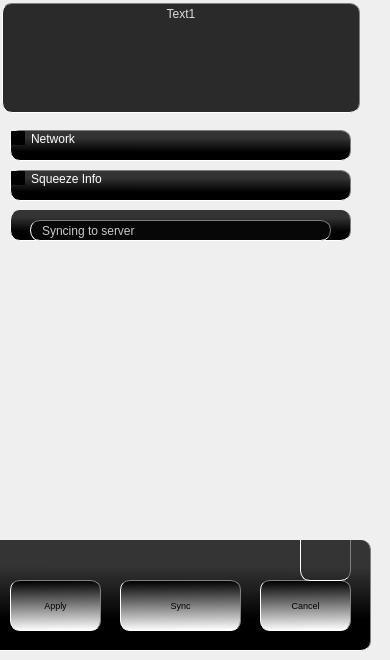
    <widget class="QWidget" name="page_4">
     <property name="styleSheet">
      <string notr="true">QToolButton:pressed{ 
border-top: 1px transparent;
border-bottom: 1px transparent;
border-right: 1px transparent;
border-left: 1px transparent;
background-color: rgba(255, 255, 255, 0);
}

QToolButton{
background-color: rgb(5, 5, 5);
border-top: 3px transparent;
border-bottom:3px transparent;
border-right: 3px transparent;
border-left: 3px transparent; 
background-color: rgba(255, 255, 255, 0);
}

QToolButton#back_4{
border-image: url(:/icon/agt_back-32.png) 3 3 3 3;

}

QToolButton#back_4:pressed{ 
border-image: url(:/icon//agt_back-32.png) 3 3 3 5;
}

QToolButton#forward_4{
border-image: url(:/icon/agt_forward-32.png) 3 3 3 3;

}

QToolButton#forward_4:pressed{ 
border-image: url(:/icon//agt_forward-32.png) 3 3 3 5;
}



QLineEdit{
color: rgb(230, 224, 255);
font: 8pt &quot;MS Shell Dlg 2&quot;;
background-color: rgb(5, 5,5);
border-style:inset; 
 border-top: 1px solid gray; 
border-right: 1px solid gray;
border-bottom: 1px solid white;
 border-left: 1px solid white;  
border-radius: 10px; 

}
QFrame{
background-color: qlineargradient(spread:pad, x1:0.517, y1:0.852318, x2:0.522727, y2:0.068, stop:0.170455 rgba(0, 0, 0, 255), stop:0.789773 rgba(50, 50, 50, 252));
font: 10pt &quot;MS Shell Dlg 2&quot;;
border-style:inset; 
 border-top: 0px solid gray; 
border-right: 1px solid gray;
border-bottom: 1px solid white;
 border-left: 1px solid white;  
border-radius: 10px; 
padding: 0 8px; 

}

QGroupBox{
background-color: qlineargradient(spread:pad, x1:0.517, y1:0.852318, x2:0.522727, y2:0.068, stop:0.170455 rgba(0, 0, 0, 255), stop:0.789773 rgba(50, 50, 50, 252));
font: 8pt &quot;MS Shell Dlg 2&quot;;
border-style:inset; 
 border-top: 1px solid gray; 
border-right: 1px solid gray;
border-bottom: 1px solid white;
 border-left: 1px solid white;  
border-radius: 10px; 
padding: 0 2px; 
color: rgb(255, 255, 255);
}

QLabel{
	color: rgb(255, 255, 255);

   border-top: 1px solid gray; 
  border-right: 1px solid gray; 
   border-radius: 10px; 
   padding: 0 8px; 
    background-color: rgb(255, 255, 255);
	background-color: rgb(7, 7, 7);
}

QPushButton{
font: 18pt &quot;MS Shell Dlg 2&quot;;
background-color: qlineargradient(spread:pad, x1:0.483, y1:0.00568182, x2:0.5, y2:1, stop:0 rgba(0, 0, 0, 255), stop:1 rgba(255, 255, 255, 255));
border-style:inset; 
 border-top: 1px solid gray; 
border-right: 1px solid gray;
border-bottom: 1px solid white;
 border-left: 1px solid white;  
border-radius: 10px; 
}

QPushButton:pressed{ 
	background-color: qlineargradient(spread:pad, x1:0.494, y1:1, x2:0.523, y2:0, stop:0 rgba(0, 0, 0, 255), stop:1 rgba(255, 255, 255, 255));
border-style:inset; 
 border-top: 1px solid gray; 
border-right: 1px solid gray;
border-bottom: 1px solid white;
 border-left: 1px solid white;  
border-radius: 10px; 

}</string>
     </property>
     <widget class="QLabel" name="label_9">
      <property name="geometry">
       <rect>
        <x>2</x>
        <y>3</y>
        <width>358</width>
        <height>110</height>
       </rect>
      </property>
      <property name="layoutDirection">
       <enum>Qt::LeftToRight</enum>
      </property>
      <property name="styleSheet">
       <string notr="true">background-color: rgba(0, 0, 0, 210);
font: 5pt &quot;MS Shell Dlg 2&quot;;
color:rgb(221, 221, 221);
</string>
      </property>
      <property name="text">
       <string>Text1</string>
      </property>
      <property name="alignment">
       <set>Qt::AlignHCenter|Qt::AlignTop</set>
      </property>
     </widget>
     <widget class="QFrame" name="frame_3">
      <property name="geometry">
       <rect>
        <x>-10</x>
        <y>540</y>
        <width>381</width>
        <height>111</height>
       </rect>
      </property>
      <property name="styleSheet">
       <string notr="true">
QPushButton{

background-color: qlineargradient(spread:pad, x1:0.483, y1:0.00568182, x2:0.5, y2:1, stop:0 rgba(0, 0, 0, 255), stop:1 rgba(255, 255, 255, 255));
border-style:inset; 
 border-top: 1px solid gray; 
border-right: 1px solid gray;
border-bottom: 1px solid white;
 border-left: 1px solid white;  
border-radius: 10px; 
}

QPushButton:pressed{ 
	background-color: qlineargradient(spread:pad, x1:0.494, y1:1, x2:0.523, y2:0, stop:0 rgba(0, 0, 0, 255), stop:1 rgba(255, 255, 255, 255));
border-style:inset; 
 border-top: 1px solid gray; 
border-right: 1px solid gray;
border-bottom: 1px solid white;
 border-left: 1px solid white;  
border-radius: 10px; 

}</string>
      </property>
      <property name="frameShape">
       <enum>QFrame::StyledPanel</enum>
      </property>
      <property name="frameShadow">
       <enum>QFrame::Raised</enum>
      </property>
      <widget class="QPushButton" name="pushButton_2">
       <property name="geometry">
        <rect>
         <x>270</x>
         <y>40</y>
         <width>91</width>
         <height>51</height>
        </rect>
       </property>
       <property name="font">
        <font>
         <family>MS Shell Dlg 2</family>
         <pointsize>7</pointsize>
         <weight>50</weight>
         <italic>false</italic>
         <bold>false</bold>
        </font>
       </property>
       <property name="styleSheet">
        <string notr="true">font: 7pt &quot;MS Shell Dlg 2&quot;;</string>
       </property>
       <property name="text">
        <string>Cancel</string>
       </property>
      </widget>
      <widget class="QPushButton" name="pushButton_3">
       <property name="geometry">
        <rect>
         <x>130</x>
         <y>40</y>
         <width>121</width>
         <height>51</height>
        </rect>
       </property>
       <property name="font">
        <font>
         <family>MS Shell Dlg 2</family>
         <pointsize>7</pointsize>
         <weight>50</weight>
         <italic>false</italic>
         <bold>false</bold>
        </font>
       </property>
       <property name="styleSheet">
        <string notr="true">font: 7pt &quot;MS Shell Dlg 2&quot;;</string>
       </property>
       <property name="text">
        <string>Sync</string>
       </property>
      </widget>
      <widget class="QPushButton" name="pushButton">
       <property name="geometry">
        <rect>
         <x>20</x>
         <y>40</y>
         <width>91</width>
         <height>51</height>
        </rect>
       </property>
       <property name="font">
        <font>
         <family>MS Shell Dlg 2</family>
         <pointsize>7</pointsize>
         <weight>50</weight>
         <italic>false</italic>
         <bold>false</bold>
        </font>
       </property>
       <property name="styleSheet">
        <string notr="true">font: 7pt &quot;MS Shell Dlg 2&quot;;</string>
       </property>
       <property name="text">
        <string>Apply</string>
       </property>
      </widget>
      <widget class="QPushButton" name="pushButton_8">
       <property name="geometry">
        <rect>
         <x>310</x>
         <y>-10</y>
         <width>51</width>
         <height>51</height>
        </rect>
       </property>
       <property name="focusPolicy">
        <enum>Qt::NoFocus</enum>
       </property>
       <property name="styleSheet">
        <string notr="true">QPushButton#pushButton_8{
border-image: url(:/icon/RecordHot1.png) ;
	background-color: rgba(255, 255, 255, 0);
}
QPushButton#pushButton_8:pressed{
border-image: url(:/icon/RecordPressed1.png) ;
	background-color: rgba(255, 255, 255, 0);
}</string>
       </property>
       <property name="text">
        <string/>
       </property>
      </widget>
     </widget>
     <widget class="QGroupBox" name="Network">
      <property name="geometry">
       <rect>
        <x>10</x>
        <y>130</y>
        <width>341</width>
        <height>31</height>
       </rect>
      </property>
      <property name="mouseTracking">
       <bool>true</bool>
      </property>
      <property name="title">
       <string>Network</string>
      </property>
      <property name="checkable">
       <bool>true</bool>
      </property>
      <property name="checked">
       <bool>false</bool>
      </property>
      <widget class="QLabel" name="label_3">
       <property name="geometry">
        <rect>
         <x>10</x>
         <y>40</y>
         <width>320</width>
         <height>31</height>
        </rect>
       </property>
       <property name="toolTip">
        <string>&lt;!DOCTYPE HTML PUBLIC &quot;-//W3C//DTD HTML 4.0//EN&quot; &quot;http://www.w3.org/TR/REC-html40/strict.dtd&quot;&gt;
&lt;html&gt;&lt;head&gt;&lt;meta name=&quot;qrichtext&quot; content=&quot;1&quot; /&gt;&lt;style type=&quot;text/css&quot;&gt;
p, li { white-space: pre-wrap; }
&lt;/style&gt;&lt;/head&gt;&lt;body style=&quot; font-family:'MS Shell Dlg 2'; font-size:8.25pt; font-weight:400; font-style:normal;&quot;&gt;
&lt;p style=&quot; margin-top:0px; margin-bottom:0px; margin-left:0px; margin-right:0px; -qt-block-indent:0; text-indent:0px;&quot;&gt;&lt;span style=&quot; font-size:8pt;&quot;&gt;Server ip, is the IP addr. on the SqueezeCenter&lt;/span&gt;&lt;/p&gt;
&lt;p style=&quot;-qt-paragraph-type:empty; margin-top:0px; margin-bottom:0px; margin-left:0px; margin-right:0px; -qt-block-indent:0; text-indent:0px; font-size:8pt;&quot;&gt;&lt;/p&gt;&lt;/body&gt;&lt;/html&gt;</string>
       </property>
       <property name="styleSheet">
        <string notr="true">font: 7pt &quot;MS Shell Dlg 2&quot;;
color: rgb(255, 255, 255);</string>
       </property>
       <property name="text">
        <string>Server IP Address</string>
       </property>
      </widget>
      <widget class="QLineEdit" name="server_ip">
       <property name="geometry">
        <rect>
         <x>10</x>
         <y>80</y>
         <width>320</width>
         <height>31</height>
        </rect>
       </property>
       <property name="font">
        <font>
         <family>MS Serif</family>
         <pointsize>7</pointsize>
         <weight>50</weight>
         <italic>false</italic>
         <bold>false</bold>
        </font>
       </property>
       <property name="styleSheet">
        <string notr="true">color: rgb(255, 255, 255);
background-color: rgb(27, 27, 27);
font: 7pt &quot;MS Serif&quot;;</string>
       </property>
       <property name="inputMask">
        <string/>
       </property>
       <property name="text">
        <string>127.0.0.1</string>
       </property>
      </widget>
      <widget class="QCheckBox" name="server_autoconnect">
       <property name="geometry">
        <rect>
         <x>10</x>
         <y>280</y>
         <width>320</width>
         <height>21</height>
        </rect>
       </property>
       <property name="styleSheet">
        <string notr="true">font: 7pt &quot;MS Shell Dlg 2&quot;;
color: rgb(255, 255, 255);</string>
       </property>
       <property name="text">
        <string>Auto Connect to server on start</string>
       </property>
       <property name="iconSize">
        <size>
         <width>25</width>
         <height>25</height>
        </size>
       </property>
      </widget>
      <widget class="QLabel" name="label_4">
       <property name="geometry">
        <rect>
         <x>10</x>
         <y>120</y>
         <width>320</width>
         <height>31</height>
        </rect>
       </property>
       <property name="toolTip">
        <string>&lt;!DOCTYPE HTML PUBLIC &quot;-//W3C//DTD HTML 4.0//EN&quot; &quot;http://www.w3.org/TR/REC-html40/strict.dtd&quot;&gt;
&lt;html&gt;&lt;head&gt;&lt;meta name=&quot;qrichtext&quot; content=&quot;1&quot; /&gt;&lt;style type=&quot;text/css&quot;&gt;
p, li { white-space: pre-wrap; }
&lt;/style&gt;&lt;/head&gt;&lt;body style=&quot; font-family:'MS Shell Dlg 2'; font-size:8.25pt; font-weight:400; font-style:normal;&quot;&gt;
&lt;p style=&quot; margin-top:0px; margin-bottom:0px; margin-left:0px; margin-right:0px; -qt-block-indent:0; text-indent:0px;&quot;&gt;&lt;span style=&quot; font-size:8pt;&quot;&gt;The Server port Nr. Is the server CLI (Command Line Interface), see SqueezeCenter network settings for port number.&lt;/span&gt;&lt;/p&gt;
&lt;p style=&quot; margin-top:0px; margin-bottom:0px; margin-left:0px; margin-right:0px; -qt-block-indent:0; text-indent:0px;&quot;&gt;&lt;span style=&quot; font-size:8pt;&quot;&gt;The Default number is 9090&lt;/span&gt;&lt;/p&gt;&lt;/body&gt;&lt;/html&gt;</string>
       </property>
       <property name="styleSheet">
        <string notr="true">font: 7pt &quot;MS Shell Dlg 2&quot;;
color: rgb(255, 255, 255);</string>
       </property>
       <property name="text">
        <string>Server CLI port number</string>
       </property>
      </widget>
      <widget class="QLineEdit" name="server_port">
       <property name="geometry">
        <rect>
         <x>10</x>
         <y>160</y>
         <width>320</width>
         <height>31</height>
        </rect>
       </property>
       <property name="font">
        <font>
         <family>MS Serif</family>
         <pointsize>7</pointsize>
         <weight>50</weight>
         <italic>false</italic>
         <bold>false</bold>
        </font>
       </property>
       <property name="styleSheet">
        <string notr="true">color: rgb(255, 255, 255);
background-color: rgb(27, 27, 27);
font: 7pt &quot;MS Serif&quot;;</string>
       </property>
       <property name="inputMask">
        <string>####; </string>
       </property>
       <property name="text">
        <string>9090</string>
       </property>
      </widget>
      <widget class="QLabel" name="label_5">
       <property name="geometry">
        <rect>
         <x>10</x>
         <y>200</y>
         <width>320</width>
         <height>31</height>
        </rect>
       </property>
       <property name="toolTip">
        <string>&lt;!DOCTYPE HTML PUBLIC &quot;-//W3C//DTD HTML 4.0//EN&quot; &quot;http://www.w3.org/TR/REC-html40/strict.dtd&quot;&gt;
&lt;html&gt;&lt;head&gt;&lt;meta name=&quot;qrichtext&quot; content=&quot;1&quot; /&gt;&lt;style type=&quot;text/css&quot;&gt;
p, li { white-space: pre-wrap; }
&lt;/style&gt;&lt;/head&gt;&lt;body style=&quot; font-family:'MS Shell Dlg 2'; font-size:8.25pt; font-weight:400; font-style:normal;&quot;&gt;
&lt;p style=&quot; margin-top:0px; margin-bottom:0px; margin-left:0px; margin-right:0px; -qt-block-indent:0; text-indent:0px;&quot;&gt;&lt;span style=&quot; font-size:8pt;&quot;&gt;The Server port Nr. Is the server CLI (Command Line Interface), see SqueezeCenter network settings for port number.&lt;/span&gt;&lt;/p&gt;
&lt;p style=&quot; margin-top:0px; margin-bottom:0px; margin-left:0px; margin-right:0px; -qt-block-indent:0; text-indent:0px;&quot;&gt;&lt;span style=&quot; font-size:8pt;&quot;&gt;The Default number is 9090&lt;/span&gt;&lt;/p&gt;&lt;/body&gt;&lt;/html&gt;</string>
       </property>
       <property name="styleSheet">
        <string notr="true">font: 7pt &quot;MS Shell Dlg 2&quot;;
color: rgb(255, 255, 255);;</string>
       </property>
       <property name="text">
        <string>Server HTTP port number</string>
       </property>
      </widget>
      <widget class="QLineEdit" name="server_port_2">
       <property name="geometry">
        <rect>
         <x>10</x>
         <y>240</y>
         <width>320</width>
         <height>31</height>
        </rect>
       </property>
       <property name="font">
        <font>
         <family>MS Serif</family>
         <pointsize>7</pointsize>
         <weight>50</weight>
         <italic>false</italic>
         <bold>false</bold>
        </font>
       </property>
       <property name="styleSheet">
        <string notr="true">color: rgb(255, 255, 255);
background-color: rgb(27, 27, 27);
font: 7pt &quot;MS Serif&quot;;</string>
       </property>
       <property name="inputMask">
        <string>####; </string>
       </property>
       <property name="text">
        <string>9001</string>
       </property>
      </widget>
      <widget class="QLabel" name="isConnected">
       <property name="geometry">
        <rect>
         <x>10</x>
         <y>305</y>
         <width>321</width>
         <height>31</height>
        </rect>
       </property>
       <property name="styleSheet">
        <string notr="true">color: rgb(214, 220, 220);
font: 12px &quot;MS Serif&quot;;</string>
       </property>
       <property name="text">
        <string>Connection ?</string>
       </property>
      </widget>
     </widget>
     <widget class="QGroupBox" name="SqueezeCenter">
      <property name="geometry">
       <rect>
        <x>10</x>
        <y>170</y>
        <width>341</width>
        <height>31</height>
       </rect>
      </property>
      <property name="mouseTracking">
       <bool>true</bool>
      </property>
      <property name="styleSheet">
       <string notr="true">QRadioButton{
	background-color: rgba(255, 255, 255, 0);
	color: rgb(204, 204, 204);
}
QLabel{
	font: 12px &quot;MS Shell Dlg 2&quot;;
}</string>
      </property>
      <property name="title">
       <string>Squeeze Info</string>
      </property>
      <property name="checkable">
       <bool>true</bool>
      </property>
      <property name="checked">
       <bool>false</bool>
      </property>
      <widget class="QLabel" name="ServerName">
       <property name="geometry">
        <rect>
         <x>10</x>
         <y>50</y>
         <width>321</width>
         <height>16</height>
        </rect>
       </property>
       <property name="text">
        <string>Sever IP:</string>
       </property>
      </widget>
      <widget class="QLabel" name="PlayerName">
       <property name="geometry">
        <rect>
         <x>10</x>
         <y>70</y>
         <width>321</width>
         <height>16</height>
        </rect>
       </property>
       <property name="text">
        <string>Player Name:</string>
       </property>
      </widget>
      <widget class="QLabel" name="NumOfPlayer">
       <property name="geometry">
        <rect>
         <x>10</x>
         <y>90</y>
         <width>321</width>
         <height>16</height>
        </rect>
       </property>
       <property name="text">
        <string>Number of Players</string>
       </property>
      </widget>
      <widget class="QLabel" name="PlayerIP">
       <property name="geometry">
        <rect>
         <x>10</x>
         <y>110</y>
         <width>321</width>
         <height>16</height>
        </rect>
       </property>
       <property name="text">
        <string>Player IP:</string>
       </property>
      </widget>
      <widget class="QLabel" name="PlayerStatus">
       <property name="geometry">
        <rect>
         <x>10</x>
         <y>130</y>
         <width>321</width>
         <height>16</height>
        </rect>
       </property>
       <property name="text">
        <string>Player Status</string>
       </property>
      </widget>
      <widget class="QLabel" name="NumOfArtist">
       <property name="geometry">
        <rect>
         <x>10</x>
         <y>160</y>
         <width>321</width>
         <height>16</height>
        </rect>
       </property>
       <property name="text">
        <string>Number of Artist</string>
       </property>
      </widget>
      <widget class="QLabel" name="NumOfAlbums">
       <property name="geometry">
        <rect>
         <x>10</x>
         <y>180</y>
         <width>321</width>
         <height>16</height>
        </rect>
       </property>
       <property name="text">
        <string>Number of Albums</string>
       </property>
      </widget>
      <widget class="QLabel" name="NumOfTracks">
       <property name="geometry">
        <rect>
         <x>10</x>
         <y>200</y>
         <width>321</width>
         <height>16</height>
        </rect>
       </property>
       <property name="text">
        <string>Number of Tracks</string>
       </property>
      </widget>
     </widget>
     <widget class="QFrame" name="sync">
      <property name="enabled">
       <bool>true</bool>
      </property>
      <property name="geometry">
       <rect>
        <x>10</x>
        <y>210</y>
        <width>341</width>
        <height>31</height>
       </rect>
      </property>
      <property name="styleSheet">
       <string notr="true">QLabel
{
	color: rgb(199, 199, 199);
	font: 7pt &quot;MS Shell Dlg 2&quot;;
}</string>
      </property>
      <property name="frameShape">
       <enum>QFrame::StyledPanel</enum>
      </property>
      <property name="frameShadow">
       <enum>QFrame::Raised</enum>
      </property>
      <widget class="QLabel" name="label_2">
       <property name="geometry">
        <rect>
         <x>20</x>
         <y>10</y>
         <width>301</width>
         <height>21</height>
        </rect>
       </property>
       <property name="text">
        <string>Syncing to server</string>
       </property>
      </widget>
      <widget class="QLabel" name="sync_label">
       <property name="geometry">
        <rect>
         <x>20</x>
         <y>40</y>
         <width>301</width>
         <height>21</height>
        </rect>
       </property>
       <property name="text">
        <string>Albums to sync</string>
       </property>
      </widget>
      <widget class="QProgressBar" name="progressBar">
       <property name="geometry">
        <rect>
         <x>20</x>
         <y>250</y>
         <width>301</width>
         <height>23</height>
        </rect>
       </property>
       <property name="value">
        <number>0</number>
       </property>
       <property name="textVisible">
        <bool>false</bool>
       </property>
       <property name="format">
        <string notr="true"/>
       </property>
      </widget>
     </widget>
     <zorder>label_9</zorder>
     <zorder>frame_3</zorder>
     <zorder>SqueezeCenter</zorder>
     <zorder>sync</zorder>
     <zorder>Network</zorder>
    </widget>
